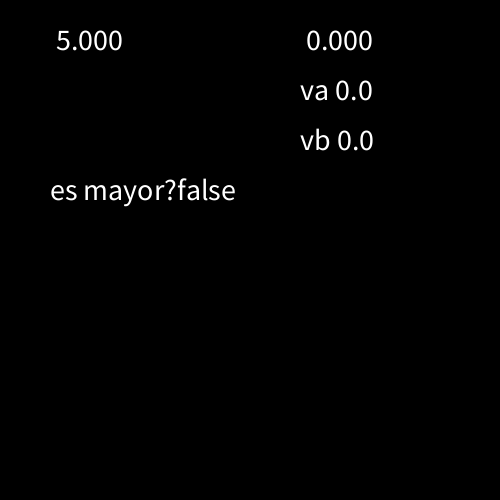
Frame 1 (no input)
Frame 60 (the mouse pressed at the canvas centre just before this capture): identical to frame 1, image omitted
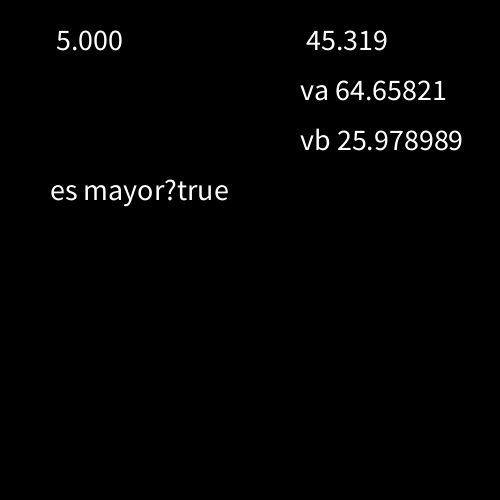
Frame 120 (the mouse held since frame 60 and released just before this capture)

The Processing sketch that drew these frames (run headless with seeded random() and noise(); from frame 60 on, the mouse is pressed at the canvas centre):

// Processing sketch: funcionPromedioConOtra
// ── funcionPromedioConOtra.pde
float va, vb;
void setup() {
  size(500, 500);
  textSize(30);
}
void draw() {
  background(0);
  text(promedio(4.2, 5.8), 50, 50);
  text(promedio(va, vb), 300, 50);
  text("va " +va, 300, 100);
  text("vb " +vb, 300, 150);

  text("es mayor?"+esMayor(va, vb), 50, 200);
}
boolean esMayor(float a, float b) {
  if (a>b) {
    return true;
  } else {
    return false;
  }
}
float promedio(float a, float b) { // calcula el promedio entre a y b
  float cuenta =  (a+b)/2;
  return cuenta;
}
void mousePressed() {
  va = random(100);
  vb = random(100);
}
